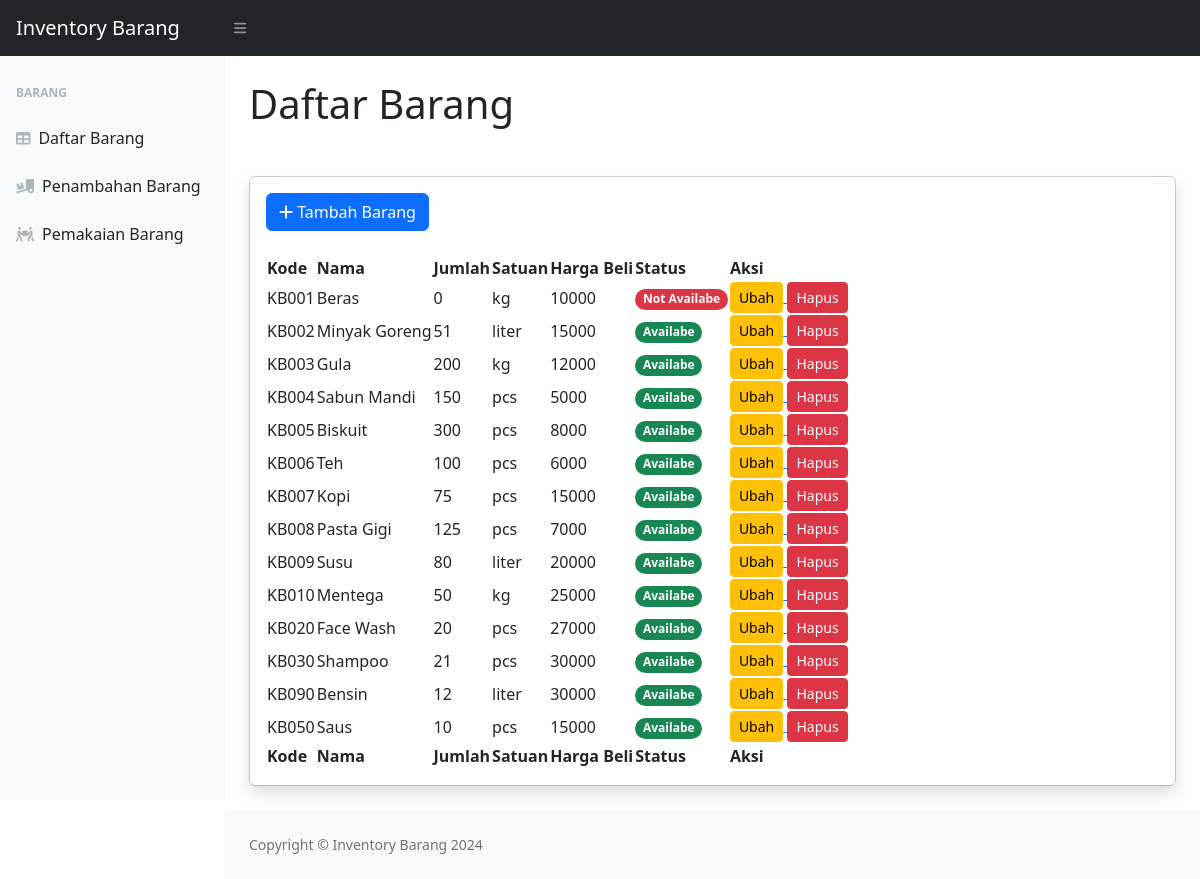
The page / on the database its author committed.
### tables this page shows
CREATE TABLE `barang` (
  `id_barang` int(10) NOT NULL,
  `kode_barang` varchar(20) NOT NULL,
  `nama_barang` varchar(50) NOT NULL,
  `jumlah_barang` int(10) NOT NULL,
  `satuan_barang` varchar(20) NOT NULL,
  `harga_beli` double(20,0) NOT NULL,
  `status_barang` tinyint(1) NOT NULL
);

### function.php (called while the page is built, shortened)
<?php
$host = "localhost";
$user = "root";
$pass = "";
$db = "inventory";
$conn = mysqli_connect($host, $user, $pass, $db);
function query($query)
{
    global $conn;
    $result = mysqli_query($conn, $query);
    $rows = [];
    while ($row = mysqli_fetch_assoc($result)) {
        $rows[] = $row;
    }
    return $rows;
}

### index.php (the view, shortened to what this page needs)
<?php
require 'function.php';
$barang_barang = query('SELECT * FROM barang');
?>
<!DOCTYPE html>
<html lang="en">
<head>
    <link href="https://cdn.jsdelivr.net/npm/simple-datatables@7.1.2/dist/style.min.css" rel="stylesheet" />
    <link href="css/styles.css" rel="stylesheet" />
</head>
<body class="sb-nav-fixed">
    <nav class="sb-topnav navbar navbar-expand navbar-dark bg-dark">
        <a class="navbar-brand ps-3" href="index.php">Inventory Barang</a>
        <button class="btn btn-link btn-sm order-1 order-lg-0 me-4 me-lg-0" id="sidebarToggle" href="#!"><i class="fas fa-bars"></i></button>
    </nav>
    <div id="layoutSidenav">
        <div id="layoutSidenav_nav">
            <nav class="sb-sidenav accordion sb-sidenav-light" id="sidenavAccordion">
                <div class="sb-sidenav-menu">
                    <div class="nav">
                        <div class="sb-sidenav-menu-heading">Barang</div>
                        <a class="nav-link" href="index.php">
                            <div class="sb-nav-link-icon"><i class="fas fa-table"></i></div>
                            Daftar Barang
                        </a>
                        <a class="nav-link" href="penambahan.php">
                            <div class="sb-nav-link-icon"><i class="fa-solid fa-truck-ramp-box"></i></div>
                            Penambahan Barang
                        </a>
                        <a class="nav-link" href="pemakaian.php">
                            <div class="sb-nav-link-icon"><i class="fa-solid fa-people-carry-box"></i></div>
                            Pemakaian Barang
                        </a>
                    </div>
                </div>
            </nav>
        </div>
        <div id="layoutSidenav_content">
            <main>
                <div class="container-fluid px-4">
                    <h1 class="mt-4 mb-5">Daftar Barang</h1>
                    <div class="card mb-4">
                        <div class="card-body shadow">
                            <button type="button" class="btn btn-primary mb-4" data-bs-toggle="modal" data-bs-target="#tambahBarang"><i class="fa-solid fa-plus"></i> Tambah Barang</button>
                            <table id="datatablesSimple">
                                <thead>
                                    <tr>
                                        <th>Kode</th>
                                        <th>Nama</th>
                                        <th>Jumlah</th>
                                        <th>Satuan</th>
                                        <th>Harga Beli</th>
                                        <th>Status</th>
                                        <th>Aksi</th>
                                    </tr>
                                </thead>
                                <tfoot>
                                    <tr>
                                        <th>Kode</th>
                                        <th>Nama</th>
                                        <th>Jumlah</th>
                                        <th>Satuan</th>
                                        <th>Harga Beli</th>
                                        <th>Status</th>
                                        <th>Aksi</th>
                                    </tr>
                                </tfoot>
                                <tbody>
                                    <?php foreach ($barang_barang as $i => $barang) : ?>
                                        <tr>
                                            <td><?= $barang["kode_barang"]; ?></td>
                                            <td><?= $barang["nama_barang"]; ?></td>
                                            <td><?= $barang["jumlah_barang"]; ?></td>
                                            <td><?= $barang["satuan_barang"]; ?></td>
                                            <td><?= $barang["harga_beli"]; ?></td>
                                            <td>
                                                <span class="badge rounded-pill text-bg-<?= $barang["status_barang"] == true ? 'success' : 'danger'; ?>">
                                                    <?= $barang["status_barang"] == true ? 'Availabe' : 'Not Availabe'; ?>
                                                </span>
                                            </td>
                                            <td>
                                                <a href="ubah.php?id=<?= $barang["id_barang"] ?>">
                                                    <button type="button" class="btn btn-warning btn-sm">Ubah</button>
                                                </a>
                                                <a href="hapus.php?id=<?= $barang["id_barang"] ?>" onclick="return confirm('Yakin Ingin Menghapus <?= $barang['nama_barang'] ?>?');">
                                                    <button type="button" class="btn btn-danger btn-sm">Hapus</button>
                                                </a>
                                            </td>
                                        </tr>
                                    <?php endforeach; ?>
                                </tbody>
                            </table>
                        </div>
                    </div>
                </div>
            </main>
            <footer class="py-4 bg-light mt-auto">
                <div class="container-fluid px-4">
                    <div class="d-flex align-items-center justify-content-between small">
                        <div class="text-muted">Copyright &copy; Inventory Barang 2024</div>
                    </div>
                </div>
            </footer>
        </div>
    </div>
</body>
</html>

### rows shown on the page
barang: kode_barang "KB001", nama_barang "Beras", jumlah_barang "0", satuan_barang "kg", harga_beli "10000", status_barang "Not Availabe"
barang: kode_barang "KB002", nama_barang "Minyak Goreng", jumlah_barang "51", satuan_barang "liter", harga_beli "15000", status_barang "Availabe"
barang: kode_barang "KB003", nama_barang "Gula", jumlah_barang "200", satuan_barang "kg", harga_beli "12000", status_barang "Availabe"
barang: kode_barang "KB004", nama_barang "Sabun Mandi", jumlah_barang "150", satuan_barang "pcs", harga_beli "5000", status_barang "Availabe"
barang: kode_barang "KB005", nama_barang "Biskuit", jumlah_barang "300", satuan_barang "pcs", harga_beli "8000", status_barang "Availabe"
barang: kode_barang "KB006", nama_barang "Teh", jumlah_barang "100", satuan_barang "pcs", harga_beli "6000", status_barang "Availabe"
barang: kode_barang "KB007", nama_barang "Kopi", jumlah_barang "75", satuan_barang "pcs", harga_beli "15000", status_barang "Availabe"
barang: kode_barang "KB008", nama_barang "Pasta Gigi", jumlah_barang "125", satuan_barang "pcs", harga_beli "7000", status_barang "Availabe"
barang: kode_barang "KB009", nama_barang "Susu", jumlah_barang "80", satuan_barang "liter", harga_beli "20000", status_barang "Availabe"
barang: kode_barang "KB010", nama_barang "Mentega", jumlah_barang "50", satuan_barang "kg", harga_beli "25000", status_barang "Availabe"
barang: kode_barang "KB020", nama_barang "Face Wash", jumlah_barang "20", satuan_barang "pcs", harga_beli "27000", status_barang "Availabe"
barang: kode_barang "KB030", nama_barang "Shampoo", jumlah_barang "21", satuan_barang "pcs", harga_beli "30000", status_barang "Availabe"
barang: kode_barang "KB090", nama_barang "Bensin", jumlah_barang "12", satuan_barang "liter", harga_beli "30000", status_barang "Availabe"
barang: kode_barang "KB050", nama_barang "Saus", jumlah_barang "10", satuan_barang "pcs", harga_beli "15000", status_barang "Availabe"
